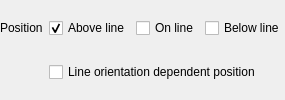
                           <widget class="QFrame" name="mPlacementLineFrame">
                            <property name="minimumSize">
                             <size>
                              <width>0</width>
                              <height>0</height>
                             </size>
                            </property>
                            <property name="frameShape">
                             <enum>QFrame::NoFrame</enum>
                            </property>
                            <property name="frameShadow">
                             <enum>QFrame::Raised</enum>
                            </property>
                            <layout class="QGridLayout" name="gridLayout_11">
                             <property name="margin">
                              <number>0</number>
                             </property>
                             <item row="0" column="0">
                              <widget class="QLabel" name="label_13">
                               <property name="sizePolicy">
                                <sizepolicy hsizetype="Maximum" vsizetype="Preferred">
                                 <horstretch>0</horstretch>
                                 <verstretch>0</verstretch>
                                </sizepolicy>
                               </property>
                               <property name="text">
                                <string>Position</string>
                               </property>
                              </widget>
                             </item>
                             <item row="0" column="1">
                              <layout class="QHBoxLayout" name="horizontalLayout_3">
                               <item>
                                <widget class="QCheckBox" name="chkLineAbove">
                                 <property name="sizePolicy">
                                  <sizepolicy hsizetype="Maximum" vsizetype="Fixed">
                                   <horstretch>0</horstretch>
                                   <verstretch>0</verstretch>
                                  </sizepolicy>
                                 </property>
                                 <property name="text">
                                  <string>Above line</string>
                                 </property>
                                 <property name="checked">
                                  <bool>true</bool>
                                 </property>
                                </widget>
                               </item>
                               <item>
                                <widget class="QCheckBox" name="chkLineOn">
                                 <property name="sizePolicy">
                                  <sizepolicy hsizetype="Maximum" vsizetype="Fixed">
                                   <horstretch>0</horstretch>
                                   <verstretch>0</verstretch>
                                  </sizepolicy>
                                 </property>
                                 <property name="text">
                                  <string>On line</string>
                                 </property>
                                </widget>
                               </item>
                               <item>
                                <widget class="QCheckBox" name="chkLineBelow">
                                 <property name="text">
                                  <string>Below line</string>
                                 </property>
                                </widget>
                               </item>
                              </layout>
                             </item>
                             <item row="1" column="1">
                              <widget class="QCheckBox" name="chkLineOrientationDependent">
                               <property name="text">
                                <string>Line orientation dependent position</string>
                               </property>
                              </widget>
                             </item>
                            </layout>
                           </widget>
